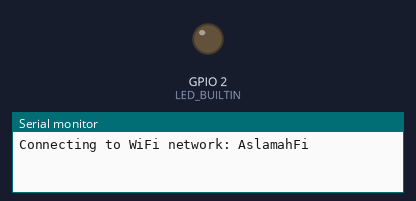
Simulated run of this sketch. Board: ESP32. On the bench: output pins drawn as LEDs (lit = HIGH), the last lines printed to the serial monitor. WiFi joins after 1.5 s; servers stay silent unless stated.

Above: at 0.1 s.
At 0.6 s:
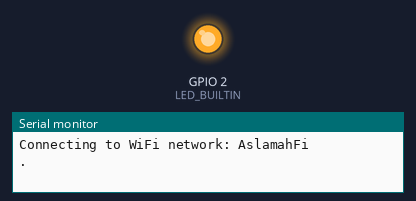
Timing chart, 0 to 2.5 s (numbered marks = the images above):
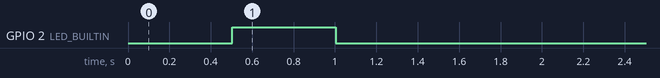

The sketch:

udpReceive.ino
```cpp
#include <WiFi.h>
#include <WiFiUdp.h>
#include <esp32-hal-ledc.h>

#define LED_BUILTIN 2

// WiFi network name and password:
char * networkName = "AslamahFi";
char * networkPswd = "finewhatever";

// Internet port to request from:
int hostPort = 5555;

char packetBuffer[100]; //buffer to hold incoming packet

WiFiUDP Udp; //declare WiFiUDP object

void setup() {
  Serial.begin(115200);
  //set output pins
  pinMode(LED_BUILTIN, OUTPUT);

  // Connect to the WiFi network
  connectToWiFi(networkName, networkPswd);

  Udp.begin(hostPort);
}

void loop() {
  // if there's data available, read a packet
  int packetSize = Udp.parsePacket();
  if (packetSize) {
    Serial.print("Received packet of size ");
    Serial.println(packetSize);
    Serial.print("From ");
    IPAddress remoteIp = Udp.remoteIP();
    Serial.print(remoteIp);
    Serial.print(", port ");
    Serial.println(Udp.remotePort());

    // read the packet into packetBufffer
    int len = Udp.read(packetBuffer, 100);
    if (len > 0) {
      packetBuffer[len] = 0;
    }
    Serial.println("Contents:");
    Serial.println(packetBuffer);
  }

  //Wait for 1 millisecond to avoid polling too often and overloading router
  delay(1000);
}

void connectToWiFi(char * ssid, char * pwd)
{
  int ledState = 0;

  Serial.println("Connecting to WiFi network: " + String(ssid));

  WiFi.begin(ssid, pwd);

  while (WiFi.status() != WL_CONNECTED)
  {
    // Blink LED while we're connecting:
    digitalWrite(LED_BUILTIN, ledState);
    ledState = (ledState + 1) % 2; // Flip ledState
    delay(500);
    Serial.print(".");
  }

  Serial.println();
  Serial.println("WiFi connected!");
  Serial.print("IP address: ");
  Serial.println(WiFi.localIP());
  digitalWrite(LED_BUILTIN, LOW); // LED off
}

int choose_pwm(int value)
{
  //choose PWM based on input from broadcast
  switch(value)
  {
    case 0: return 0;
    case 1: return 256/4;
    case 2: return 256/2;
    case 3: return 255;
  }
}
```
